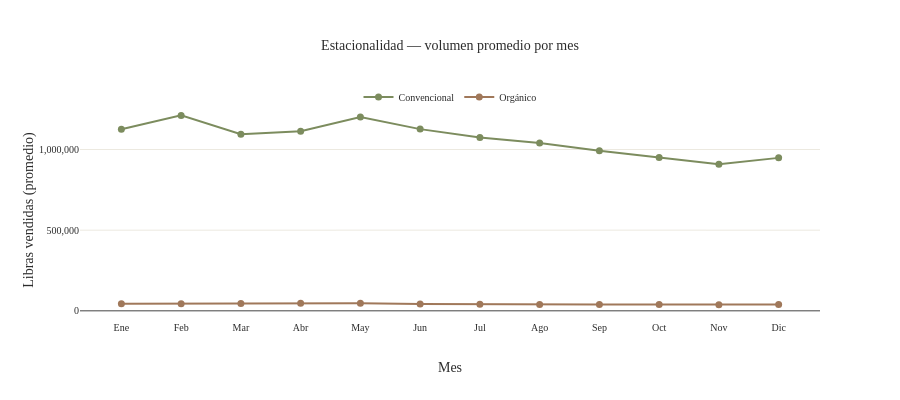

The cell this chart's notebook holds for it:
### Markdown cell above
### G4 · Estacionalidad mensual 

→ ¿Hay meses del año con picos consistentes de demanda? ¿La estacionalidad es igual para palta convencional y orgánica?

### Code cell
# ── GRÁFICO 4: Estacionalidad — volumen por mes ───────────────────────────────
# Promedio mensual para ver patrones que se repiten año a año

MESES = ["Ene", "Feb", "Mar", "Abr", "May", "Jun",
         "Jul", "Ago", "Sep", "Oct", "Nov", "Dic"]

estacionalidad = (
    palta_1
    .groupby([palta_1["Fecha"].dt.month, "Tipo"])["TotalVolume"]
    .mean()
    .reset_index()
    .rename(columns={"Fecha": "Mes"})
)
estacionalidad["Mes_nombre"] = estacionalidad["Mes"].apply(lambda x: MESES[x-1])

convencional_e = estacionalidad[estacionalidad["Tipo"] == "conventional"]
organico_e     = estacionalidad[estacionalidad["Tipo"] == "organic"]

fig4 = go.Figure()

fig4.add_trace(go.Scatter(
    x    = convencional_e["Mes_nombre"],
    y    = convencional_e["TotalVolume"],
    name = "Convencional",
    mode = "lines+markers",
    line = dict(color=PALETA["oliva"], width=2),
    marker = dict(size=7, color=PALETA["oliva"]),
))

fig4.add_trace(go.Scatter(
    x    = organico_e["Mes_nombre"],
    y    = organico_e["TotalVolume"],
    name = "Orgánico",
    mode = "lines+markers",
    line = dict(color=PALETA["tierra"], width=2),
    marker = dict(size=7, color=PALETA["tierra"]),
))

fig4.update_layout(
    title       = "Estacionalidad — volumen promedio por mes",
    xaxis_title = "Mes",
    yaxis_title = "Libras vendidas (promedio)",
    yaxis       = dict(tickformat=",.0f"),
    height      = 400,
    legend      = dict(orientation="h", y=1.08, x=0.5, xanchor="center"),
    xaxis       = dict(categoryorder="array", categoryarray=MESES),
)

fig4.show()

### Figure 1 — Plotly figure (JSON) as saved in the notebook; plotly's stock layout.template omitted (floating-point values rounded to 4 significant figures)
{"data": [{"line": {"color": "#7C8C5E", "width": 2}, "marker": {"color": "#7C8C5E", "size": 7}, "mode": "lines+markers", "name": "Convencional", "type": "scatter", "x": ["Ene", "Feb", "Mar", "Abr", "May", "Jun", "Jul", "Ago", "Sep", "Oct", "Nov", "Dic"], "y": [1126000.0, 1212000.0, 1095000.0, 1113000.0, 1201000.0, 1126000.0, 1074000.0, 1040000.0, 993000.0, 950300.0, 908400.0, 948200.0]}, {"line": {"color": "#A0785A", "width": 2}, "marker": {"color": "#A0785A", "size": 7}, "mode": "lines+markers", "name": "Orgánico", "type": "scatter", "x": ["Ene", "Feb", "Mar", "Abr", "May", "Jun", "Jul", "Ago", "Sep", "Oct", "Nov", "Dic"], "y": [44080.0, 44490.0, 45770.0, 46830.0, 46670.0, 42870.0, 40150.0, 39060.0, 39300.0, 39540.0, 38540.0, 39360.0]}], "layout": {"height": 400, "legend": {"orientation": "h", "x": 0.5, "xanchor": "center", "y": 1.08}, "title": {"text": "Estacionalidad — volumen promedio por mes"}, "xaxis": {"categoryarray": ["Ene", "Feb", "Mar", "Abr", "May", "Jun", "Jul", "Ago", "Sep", "Oct", "Nov", "Dic"], "categoryorder": "array", "title": {"text": "Mes"}}, "yaxis": {"tickformat": ",.0f", "title": {"text": "Libras vendidas (promedio)"}}}}
